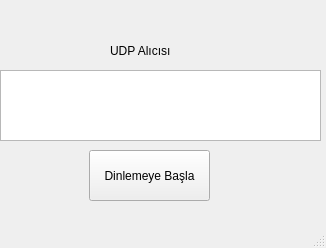
<?xml version="1.0" encoding="UTF-8"?>
<ui version="4.0">
 <class>MainWindow</class>
 <widget class="QMainWindow" name="MainWindow">
  <property name="geometry">
   <rect>
    <x>0</x>
    <y>0</y>
    <width>326</width>
    <height>248</height>
   </rect>
  </property>
  <property name="windowTitle">
   <string>MainWindow</string>
  </property>
  <widget class="QWidget" name="centralwidget">
   <widget class="QTextEdit" name="textEdit">
    <property name="geometry">
     <rect>
      <x>0</x>
      <y>70</y>
      <width>321</width>
      <height>71</height>
     </rect>
    </property>
   </widget>
   <widget class="QLabel" name="label">
    <property name="geometry">
     <rect>
      <x>110</x>
      <y>40</y>
      <width>121</width>
      <height>21</height>
     </rect>
    </property>
    <property name="text">
     <string>UDP Alıcısı</string>
    </property>
   </widget>
   <widget class="QPushButton" name="pushButton">
    <property name="geometry">
     <rect>
      <x>89</x>
      <y>150</y>
      <width>121</width>
      <height>51</height>
     </rect>
    </property>
    <property name="text">
     <string>Dinlemeye Başla</string>
    </property>
   </widget>
  </widget>
  <widget class="QMenuBar" name="menubar">
   <property name="geometry">
    <rect>
     <x>0</x>
     <y>0</y>
     <width>326</width>
     <height>21</height>
    </rect>
   </property>
  </widget>
  <widget class="QStatusBar" name="statusbar"/>
 </widget>
 <resources/>
 <connections/>
</ui>
